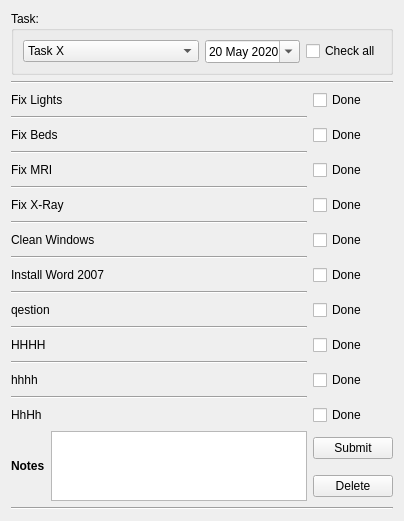
          <widget class="QWidget" name="tab_8">
           <attribute name="icon">
            <iconset>
             <normaloff>Resources/images/check.png</normaloff>Resources/images/check.png</iconset>
           </attribute>
           <attribute name="title">
            <string>Inspection</string>
           </attribute>
           <layout class="QVBoxLayout" name="verticalLayout">
            <item>
             <widget class="QGroupBox" name="groupBox_2">
              <property name="sizePolicy">
               <sizepolicy hsizetype="Preferred" vsizetype="Fixed">
                <horstretch>0</horstretch>
                <verstretch>0</verstretch>
               </sizepolicy>
              </property>
              <property name="title">
               <string>Task:</string>
              </property>
              <layout class="QGridLayout" name="gridLayout_6">
               <item row="0" column="1">
                <widget class="QDateEdit" name="dateEdit_inspection">
                 <property name="sizePolicy">
                  <sizepolicy hsizetype="Fixed" vsizetype="Fixed">
                   <horstretch>0</horstretch>
                   <verstretch>0</verstretch>
                  </sizepolicy>
                 </property>
                 <property name="dateTime">
                  <datetime>
                   <hour>0</hour>
                   <minute>0</minute>
                   <second>0</second>
                   <year>2020</year>
                   <month>5</month>
                   <day>20</day>
                  </datetime>
                 </property>
                 <property name="minimumDate">
                  <date>
                   <year>2015</year>
                   <month>9</month>
                   <day>14</day>
                  </date>
                 </property>
                 <property name="calendarPopup">
                  <bool>true</bool>
                 </property>
                </widget>
               </item>
               <item row="0" column="0">
                <widget class="QComboBox" name="Inspection_comboBox">
                 <property name="currentIndex">
                  <number>0</number>
                 </property>
                 <item>
                  <property name="text">
                   <string>Task X</string>
                  </property>
                 </item>
                 <item>
                  <property name="text">
                   <string>Task Y</string>
                  </property>
                 </item>
                </widget>
               </item>
               <item row="0" column="2">
                <widget class="QCheckBox" name="CheckAll_checkBox">
                 <property name="sizePolicy">
                  <sizepolicy hsizetype="Fixed" vsizetype="Fixed">
                   <horstretch>0</horstretch>
                   <verstretch>0</verstretch>
                  </sizepolicy>
                 </property>
                 <property name="text">
                  <string>Check all</string>
                 </property>
                </widget>
               </item>
              </layout>
             </widget>
            </item>
            <item>
             <widget class="Line" name="line_10">
              <property name="orientation">
               <enum>Qt::Horizontal</enum>
              </property>
             </widget>
            </item>
            <item>
             <layout class="QGridLayout" name="gridLayout_7">
              <item row="14" column="0">
               <widget class="QLabel" name="q8">
                <property name="text">
                 <string>HHHH</string>
                </property>
               </widget>
              </item>
              <item row="18" column="0">
               <widget class="QLabel" name="q10">
                <property name="text">
                 <string>HhHh</string>
                </property>
               </widget>
              </item>
              <item row="8" column="0">
               <widget class="QLabel" name="q5">
                <property name="text">
                 <string>Clean Windows</string>
                </property>
               </widget>
              </item>
              <item row="12" column="2">
               <widget class="QCheckBox" name="checkq7">
                <property name="sizePolicy">
                 <sizepolicy hsizetype="Fixed" vsizetype="Fixed">
                  <horstretch>0</horstretch>
                  <verstretch>0</verstretch>
                 </sizepolicy>
                </property>
                <property name="text">
                 <string>Done</string>
                </property>
               </widget>
              </item>
              <item row="18" column="2">
               <widget class="QCheckBox" name="checkq10">
                <property name="sizePolicy">
                 <sizepolicy hsizetype="Fixed" vsizetype="Fixed">
                  <horstretch>0</horstretch>
                  <verstretch>0</verstretch>
                 </sizepolicy>
                </property>
                <property name="text">
                 <string>Done</string>
                </property>
               </widget>
              </item>
              <item row="12" column="0">
               <widget class="QLabel" name="q7">
                <property name="text">
                 <string>qestion </string>
                </property>
               </widget>
              </item>
              <item row="2" column="2">
               <widget class="QCheckBox" name="checkq2">
                <property name="sizePolicy">
                 <sizepolicy hsizetype="Fixed" vsizetype="Fixed">
                  <horstretch>0</horstretch>
                  <verstretch>0</verstretch>
                 </sizepolicy>
                </property>
                <property name="text">
                 <string>Done</string>
                </property>
               </widget>
              </item>
              <item row="0" column="0">
               <widget class="QLabel" name="q1">
                <property name="text">
                 <string>Fix Lights</string>
                </property>
               </widget>
              </item>
              <item row="2" column="0">
               <widget class="QLabel" name="q2">
                <property name="text">
                 <string>Fix Beds</string>
                </property>
               </widget>
              </item>
              <item row="16" column="2">
               <widget class="QCheckBox" name="checkq9">
                <property name="sizePolicy">
                 <sizepolicy hsizetype="Fixed" vsizetype="Fixed">
                  <horstretch>0</horstretch>
                  <verstretch>0</verstretch>
                 </sizepolicy>
                </property>
                <property name="text">
                 <string>Done</string>
                </property>
               </widget>
              </item>
              <item row="14" column="2">
               <widget class="QCheckBox" name="checkq8">
                <property name="sizePolicy">
                 <sizepolicy hsizetype="Fixed" vsizetype="Fixed">
                  <horstretch>0</horstretch>
                  <verstretch>0</verstretch>
                 </sizepolicy>
                </property>
                <property name="text">
                 <string>Done</string>
                </property>
               </widget>
              </item>
              <item row="17" column="0">
               <widget class="Line" name="line_9">
                <property name="orientation">
                 <enum>Qt::Horizontal</enum>
                </property>
               </widget>
              </item>
              <item row="0" column="2">
               <widget class="QCheckBox" name="checkq1">
                <property name="sizePolicy">
                 <sizepolicy hsizetype="Fixed" vsizetype="Fixed">
                  <horstretch>0</horstretch>
                  <verstretch>0</verstretch>
                 </sizepolicy>
                </property>
                <property name="text">
                 <string>Done</string>
                </property>
               </widget>
              </item>
              <item row="15" column="0">
               <widget class="Line" name="line_8">
                <property name="orientation">
                 <enum>Qt::Horizontal</enum>
                </property>
               </widget>
              </item>
              <item row="3" column="0">
               <widget class="Line" name="line_2">
                <property name="orientation">
                 <enum>Qt::Horizontal</enum>
                </property>
               </widget>
              </item>
              <item row="4" column="0">
               <widget class="QLabel" name="q3">
                <property name="text">
                 <string>Fix MRI</string>
                </property>
               </widget>
              </item>
              <item row="10" column="0">
               <widget class="QLabel" name="q6">
                <property name="text">
                 <string>Install Word 2007</string>
                </property>
               </widget>
              </item>
              <item row="4" column="2">
               <widget class="QCheckBox" name="checkq3">
                <property name="sizePolicy">
                 <sizepolicy hsizetype="Fixed" vsizetype="Fixed">
                  <horstretch>0</horstretch>
                  <verstretch>0</verstretch>
                 </sizepolicy>
                </property>
                <property name="text">
                 <string>Done</string>
                </property>
               </widget>
              </item>
              <item row="5" column="0">
               <widget class="Line" name="line_3">
                <property name="orientation">
                 <enum>Qt::Horizontal</enum>
                </property>
               </widget>
              </item>
              <item row="19" column="2">
               <widget class="QPushButton" name="SubmitInspectionAnswers_button">
                <property name="sizePolicy">
                 <sizepolicy hsizetype="Fixed" vsizetype="Fixed">
                  <horstretch>0</horstretch>
                  <verstretch>0</verstretch>
                 </sizepolicy>
                </property>
                <property name="text">
                 <string>Submit</string>
                </property>
               </widget>
              </item>
              <item row="1" column="0">
               <widget class="Line" name="line_1">
                <property name="orientation">
                 <enum>Qt::Horizontal</enum>
                </property>
               </widget>
              </item>
              <item row="6" column="2">
               <widget class="QCheckBox" name="checkq4">
                <property name="sizePolicy">
                 <sizepolicy hsizetype="Fixed" vsizetype="Fixed">
                  <horstretch>0</horstretch>
                  <verstretch>0</verstretch>
                 </sizepolicy>
                </property>
                <property name="text">
                 <string>Done</string>
                </property>
               </widget>
              </item>
              <item row="13" column="0">
               <widget class="Line" name="line_7">
                <property name="orientation">
                 <enum>Qt::Horizontal</enum>
                </property>
               </widget>
              </item>
              <item row="7" column="0">
               <widget class="Line" name="line_4">
                <property name="orientation">
                 <enum>Qt::Horizontal</enum>
                </property>
               </widget>
              </item>
              <item row="16" column="0">
               <widget class="QLabel" name="q9">
                <property name="text">
                 <string>hhhh</string>
                </property>
               </widget>
              </item>
              <item row="6" column="0">
               <widget class="QLabel" name="q4">
                <property name="text">
                 <string>Fix X-Ray</string>
                </property>
               </widget>
              </item>
              <item row="8" column="2">
               <widget class="QCheckBox" name="checkq5">
                <property name="sizePolicy">
                 <sizepolicy hsizetype="Fixed" vsizetype="Fixed">
                  <horstretch>0</horstretch>
                  <verstretch>0</verstretch>
                 </sizepolicy>
                </property>
                <property name="text">
                 <string>Done</string>
                </property>
               </widget>
              </item>
              <item row="11" column="0">
               <widget class="Line" name="line_6">
                <property name="orientation">
                 <enum>Qt::Horizontal</enum>
                </property>
               </widget>
              </item>
              <item row="10" column="2">
               <widget class="QCheckBox" name="checkq6">
                <property name="sizePolicy">
                 <sizepolicy hsizetype="Fixed" vsizetype="Fixed">
                  <horstretch>0</horstretch>
                  <verstretch>0</verstretch>
                 </sizepolicy>
                </property>
                <property name="text">
                 <string>Done</string>
                </property>
               </widget>
              </item>
              <item row="9" column="0">
               <widget class="Line" name="line_5">
                <property name="orientation">
                 <enum>Qt::Horizontal</enum>
                </property>
               </widget>
              </item>
              <item row="20" column="2">
               <widget class="QPushButton" name="deleteInspection_button">
                <property name="text">
                 <string>Delete</string>
                </property>
               </widget>
              </item>
              <item row="19" column="0" rowspan="2">
               <layout class="QHBoxLayout" name="horizontalLayout">
                <item>
                 <widget class="QLabel" name="label">
                  <property name="font">
                   <font>
                    <weight>75</weight>
                    <bold>true</bold>
                   </font>
                  </property>
                  <property name="text">
                   <string>Notes</string>
                  </property>
                 </widget>
                </item>
                <item>
                 <widget class="QTextEdit" name="textEdit">
                  <property name="html">
                   <string>&lt;!DOCTYPE HTML PUBLIC &quot;-//W3C//DTD HTML 4.0//EN&quot; &quot;http://www.w3.org/TR/REC-html40/strict.dtd&quot;&gt;
&lt;html&gt;&lt;head&gt;&lt;meta name=&quot;qrichtext&quot; content=&quot;1&quot; /&gt;&lt;style type=&quot;text/css&quot;&gt;
p, li { white-space: pre-wrap; }
&lt;/style&gt;&lt;/head&gt;&lt;body style=&quot; font-family:'MS Shell Dlg 2'; font-size:7.85455pt; font-weight:400; font-style:normal;&quot;&gt;
&lt;p style=&quot;-qt-paragraph-type:empty; margin-top:0px; margin-bottom:0px; margin-left:0px; margin-right:0px; -qt-block-indent:0; text-indent:0px; font-size:7.85455pt;&quot;&gt;&lt;br /&gt;&lt;/p&gt;&lt;/body&gt;&lt;/html&gt;</string>
                  </property>
                 </widget>
                </item>
               </layout>
              </item>
             </layout>
            </item>
            <item>
             <widget class="Line" name="line_11">
              <property name="orientation">
               <enum>Qt::Horizontal</enum>
              </property>
             </widget>
            </item>
           </layout>
          </widget>
